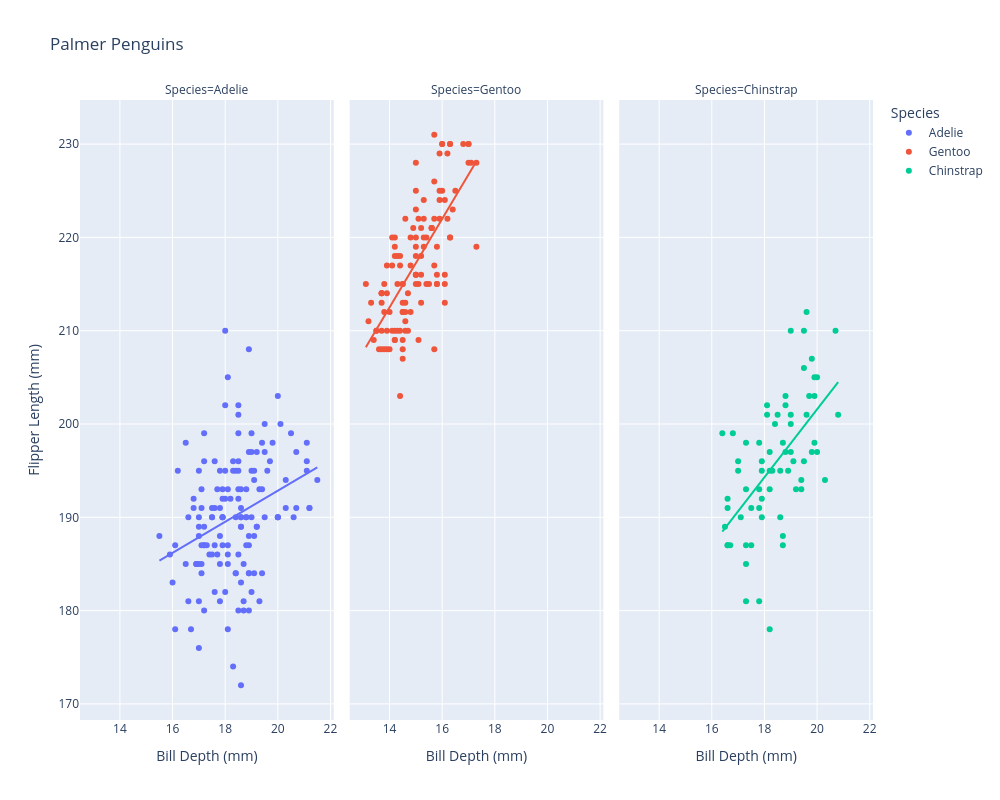

The cell this chart's notebook holds for it:
### Markdown cell above
### Facetting

We can use this to analyze certain sections of the dataset.

### Code cell
fig = px.scatter(df, x="bill_depth_mm", y = "flipper_length_mm", 
                 
                 # In addition to the points defined above, if you any other information displayed on the hover label
                 hover_data=['body_mass_g'],

                 # Adjusts color according to this variable in the data
                 color = 'species',

                 # Title setting
                 title="Palmer Penguins",

                 # The labels section below changes the names of the labels from the dataset to make it clearer. This also changes axis labels
                 labels={
                     "bill_length_mm": "Bill Length (mm)",
                     "bill_depth_mm": "Bill Depth (mm)",
                     "species": "Species",
                     "flipper_length_mm" : "Flipper Length (mm)",
                     "body_mass_g" : "Body Mass (g)"
                 },

                 # Adjust the size to make the plot look more clean
                 width=1000, height=800,

                 # Splits the columns according to this variable
                 facet_col="species",

                 # Splits the rows according to this variable
                 # facet_row = "species"

                 trendline = 'ols'

                 )

fig.show()

### Figure 1 — Plotly figure (JSON) as saved in the notebook; plotly's stock layout.template omitted (floating-point values rounded to 4 significant figures; data arrays with more than 128 entries replaced by an {"elided": "..."} marker saying what was removed)
{"data": [{"customdata": {"elided": "146x1 float values"}, "hovertemplate": "Species=Adelie<br>Bill Depth (mm)=%{x}<br>Flipper Length (mm)=%{y}<br>Body Mass (g)=%{customdata[0]}<extra></extra>", "legendgroup": "Adelie", "marker": {"color": "#636efa", "symbol": "circle"}, "mode": "markers", "name": "Adelie", "orientation": "v", "showlegend": true, "type": "scatter", "x": {"elided": "146 float values"}, "xaxis": "x", "y": {"elided": "146 float values"}, "yaxis": "y"}, {"hovertemplate": "<b>OLS trendline</b><br>flipper_length_mm = 1.66288 * bill_depth_mm + 159.593<br>R<sup>2</sup>=0.096657<br><br>Species=Adelie<br>Bill Depth (mm)=%{x}<br>Flipper Length (mm)=%{y} <b>(trend)</b><extra></extra>", "legendgroup": "Adelie", "marker": {"color": "#636efa", "symbol": "circle"}, "mode": "lines", "name": "Adelie", "showlegend": false, "type": "scatter", "x": {"elided": "146 float values"}, "xaxis": "x", "y": {"elided": "146 float values"}, "yaxis": "y"}, {"customdata": [[4500.0], [5700.0], [4450.0], [5700.0], [5400.0], [4550.0], [4800.0], [5200.0], [4400.0], [5150.0], [4650.0], [5550.0], [4650.0], [5850.0], [4200.0], [5850.0], [4150.0], [6300.0], [4800.0], [5350.0], [5700.0], [5000.0], [4400.0], [5050.0], [5000.0], [5100.0], [5650.0], [4600.0], [5550.0], [5250.0], [4700.0], [5050.0], [6050.0], [5150.0], [5400.0], [4950.0], [5250.0], [4350.0], [5350.0], [3950.0], [5700.0], [4300.0], [4750.0], [5550.0], [4900.0], [4200.0], [5400.0], [5100.0], [5300.0], [4850.0], [5300.0], [4400.0], [5000.0], [4900.0], [5050.0], [4300.0], [5000.0], [4450.0], [5550.0], [4200.0], [5300.0], [4400.0], [5650.0], [4700.0], [5700.0], [5800.0], [4700.0], [5550.0], [4750.0], [5000.0], [5100.0], [5200.0], [4700.0], [5800.0], [4600.0], [6000.0], [4750.0], [5950.0], [4625.0], [5450.0], [4725.0], [5350.0], [4750.0], [5600.0], [4600.0], [5300.0], [4875.0], [5550.0], [4950.0], [5400.0], [4750.0], [5650.0], [4850.0], [5200.0], [4925.0], [4875.0], [4625.0], [5250.0], [4850.0], [5600.0], [4975.0], [5500.0], [5500.0], [4700.0], [5500.0], [4575.0], [5500.0], [5000.0], [5950.0], [4650.0], [5500.0], [4375.0], [5850.0], [6000.0], [4925.0], [4850.0], [5750.0], [5200.0], [5400.0]], "hovertemplate": "Species=Gentoo<br>Bill Depth (mm)=%{x}<br>Flipper Length (mm)=%{y}<br>Body Mass (g)=%{customdata[0]}<extra></extra>", "legendgroup": "Gentoo", "marker": {"color": "#EF553B", "symbol": "circle"}, "mode": "markers", "name": "Gentoo", "orientation": "v", "showlegend": true, "type": "scatter", "x": [13.2, 16.3, 14.1, 15.2, 14.5, 13.5, 14.6, 15.3, 13.4, 15.4, 13.7, 16.1, 13.7, 14.6, 14.6, 15.7, 13.5, 15.2, 14.5, 15.1, 14.3, 14.5, 14.5, 15.8, 13.1, 15.1, 15.0, 14.3, 15.3, 15.3, 14.2, 14.5, 17.0, 14.8, 16.3, 13.7, 17.3, 13.6, 15.7, 13.7, 16.0, 13.7, 15.0, 15.9, 13.9, 13.9, 15.9, 13.3, 15.8, 14.2, 14.1, 14.4, 15.0, 14.4, 15.4, 13.9, 15.0, 14.5, 15.3, 13.8, 14.9, 13.9, 15.7, 14.2, 16.8, 16.2, 14.2, 15.0, 15.0, 15.6, 15.6, 14.8, 15.0, 16.0, 14.2, 16.3, 13.8, 16.4, 14.5, 15.6, 14.6, 15.9, 13.8, 17.3, 14.4, 14.2, 14.0, 17.0, 15.0, 17.1, 14.5, 16.1, 14.7, 15.7, 15.8, 14.6, 14.4, 16.5, 15.0, 17.0, 15.5, 15.0, 16.1, 14.7, 15.8, 14.0, 15.1, 15.2, 15.9, 15.2, 16.3, 14.1, 16.0, 16.2, 13.7, 14.3, 15.7, 14.8, 16.1], "xaxis": "x2", "y": [211.0, 230.0, 210.0, 218.0, 215.0, 210.0, 211.0, 219.0, 209.0, 215.0, 214.0, 216.0, 214.0, 213.0, 210.0, 217.0, 210.0, 221.0, 209.0, 222.0, 218.0, 215.0, 213.0, 215.0, 215.0, 215.0, 215.0, 210.0, 220.0, 222.0, 209.0, 207.0, 230.0, 220.0, 220.0, 213.0, 219.0, 208.0, 208.0, 208.0, 225.0, 210.0, 216.0, 222.0, 217.0, 210.0, 225.0, 213.0, 215.0, 210.0, 220.0, 210.0, 225.0, 217.0, 220.0, 208.0, 220.0, 208.0, 224.0, 208.0, 221.0, 214.0, 231.0, 219.0, 230.0, 229.0, 220.0, 223.0, 216.0, 221.0, 221.0, 217.0, 216.0, 230.0, 209.0, 220.0, 215.0, 223.0, 212.0, 221.0, 212.0, 224.0, 212.0, 228.0, 218.0, 218.0, 212.0, 230.0, 218.0, 228.0, 212.0, 224.0, 214.0, 226.0, 216.0, 222.0, 203.0, 225.0, 219.0, 228.0, 215.0, 228.0, 215.0, 210.0, 219.0, 208.0, 209.0, 216.0, 229.0, 213.0, 230.0, 217.0, 230.0, 222.0, 214.0, 215.0, 222.0, 212.0, 213.0], "yaxis": "y2"}, {"hovertemplate": "<b>OLS trendline</b><br>flipper_length_mm = 4.74634 * bill_depth_mm + 146.056<br>R<sup>2</sup>=0.505012<br><br>Species=Gentoo<br>Bill Depth (mm)=%{x}<br>Flipper Length (mm)=%{y} <b>(trend)</b><extra></extra>", "legendgroup": "Gentoo", "marker": {"color": "#EF553B", "symbol": "circle"}, "mode": "lines", "name": "Gentoo", "showlegend": false, "type": "scatter", "x": [13.1, 13.2, 13.3, 13.4, 13.5, 13.5, 13.6, 13.7, 13.7, 13.7, 13.7, 13.7, 13.7, 13.8, 13.8, 13.8, 13.9, 13.9, 13.9, 13.9, 14.0, 14.0, 14.1, 14.1, 14.1, 14.2, 14.2, 14.2, 14.2, 14.2, 14.2, 14.3, 14.3, 14.3, 14.4, 14.4, 14.4, 14.4, 14.5, 14.5, 14.5, 14.5, 14.5, 14.5, 14.5, 14.5, 14.6, 14.6, 14.6, 14.6, 14.6, 14.7, 14.7, 14.8, 14.8, 14.8, 14.9, 15.0, 15.0, 15.0, 15.0, 15.0, 15.0, 15.0, 15.0, 15.0, 15.0, 15.1, 15.1, 15.1, 15.2, 15.2, 15.2, 15.2, 15.3, 15.3, 15.3, 15.3, 15.4, 15.4, 15.5, 15.6, 15.6, 15.6, 15.7, 15.7, 15.7, 15.7, 15.7, 15.8, 15.8, 15.8, 15.8, 15.9, 15.9, 15.9, 15.9, 16.0, 16.0, 16.0, 16.1, 16.1, 16.1, 16.1, 16.2, 16.2, 16.3, 16.3, 16.3, 16.3, 16.4, 16.5, 16.8, 17.0, 17.0, 17.0, 17.1, 17.3, 17.3], "xaxis": "x2", "y": [208.2, 208.7, 209.2, 209.7, 210.1, 210.1, 210.6, 211.1, 211.1, 211.1, 211.1, 211.1, 211.1, 211.6, 211.6, 211.6, 212.0, 212.0, 212.0, 212.0, 212.5, 212.5, 213.0, 213.0, 213.0, 213.5, 213.5, 213.5, 213.5, 213.5, 213.5, 213.9, 213.9, 213.9, 214.4, 214.4, 214.4, 214.4, 214.9, 214.9, 214.9, 214.9, 214.9, 214.9, 214.9, 214.9, 215.4, 215.4, 215.4, 215.4, 215.4, 215.8, 215.8, 216.3, 216.3, 216.3, 216.8, 217.3, 217.3, 217.3, 217.3, 217.3, 217.3, 217.3, 217.3, 217.3, 217.3, 217.7, 217.7, 217.7, 218.2, 218.2, 218.2, 218.2, 218.7, 218.7, 218.7, 218.7, 219.1, 219.1, 219.6, 220.1, 220.1, 220.1, 220.6, 220.6, 220.6, 220.6, 220.6, 221.0, 221.0, 221.0, 221.0, 221.5, 221.5, 221.5, 221.5, 222.0, 222.0, 222.0, 222.5, 222.5, 222.5, 222.5, 222.9, 222.9, 223.4, 223.4, 223.4, 223.4, 223.9, 224.4, 225.8, 226.7, 226.7, 226.7, 227.2, 228.2, 228.2], "yaxis": "y2"}, {"customdata": [[3500.0], [3900.0], [3650.0], [3525.0], [3725.0], [3950.0], [3250.0], [3750.0], [4150.0], [3700.0], [3800.0], [3775.0], [3700.0], [4050.0], [3575.0], [4050.0], [3300.0], [3700.0], [3450.0], [4400.0], [3600.0], [3400.0], [2900.0], [3800.0], [3300.0], [4150.0], [3400.0], [3800.0], [3700.0], [4550.0], [3200.0], [4300.0], [3350.0], [4100.0], [3600.0], [3900.0], [3850.0], [4800.0], [2700.0], [4500.0], [3950.0], [3650.0], [3550.0], [3500.0], [3675.0], [4450.0], [3400.0], [4300.0], [3250.0], [3675.0], [3325.0], [3950.0], [3600.0], [4050.0], [3350.0], [3450.0], [3250.0], [4050.0], [3800.0], [3525.0], [3950.0], [3650.0], [3650.0], [4000.0], [3400.0], [3775.0], [4100.0], [3775.0]], "hovertemplate": "Species=Chinstrap<br>Bill Depth (mm)=%{x}<br>Flipper Length (mm)=%{y}<br>Body Mass (g)=%{customdata[0]}<extra></extra>", "legendgroup": "Chinstrap", "marker": {"color": "#00cc96", "symbol": "circle"}, "mode": "markers", "name": "Chinstrap", "orientation": "v", "showlegend": true, "type": "scatter", "x": [17.9, 19.5, 19.2, 18.7, 19.8, 17.8, 18.2, 18.2, 18.9, 19.9, 17.8, 20.3, 17.3, 18.1, 17.1, 19.6, 20.0, 17.8, 18.6, 18.2, 17.3, 17.5, 16.6, 19.4, 17.9, 19.0, 18.4, 19.0, 17.8, 20.0, 16.6, 20.8, 16.7, 18.8, 18.6, 16.8, 18.3, 20.7, 16.6, 19.9, 19.5, 17.5, 19.1, 17.0, 17.9, 18.5, 17.9, 19.6, 18.7, 17.3, 16.4, 19.0, 17.3, 19.7, 17.3, 18.8, 16.6, 19.9, 18.8, 19.4, 19.5, 16.5, 17.0, 19.8, 18.1, 18.2, 19.0, 18.7], "xaxis": "x3", "y": [192.0, 196.0, 193.0, 188.0, 197.0, 198.0, 178.0, 197.0, 195.0, 198.0, 193.0, 194.0, 185.0, 201.0, 190.0, 201.0, 197.0, 181.0, 190.0, 195.0, 181.0, 191.0, 187.0, 193.0, 195.0, 197.0, 200.0, 200.0, 191.0, 205.0, 187.0, 201.0, 187.0, 203.0, 195.0, 199.0, 195.0, 210.0, 192.0, 205.0, 210.0, 187.0, 196.0, 196.0, 196.0, 201.0, 190.0, 212.0, 187.0, 198.0, 199.0, 201.0, 193.0, 203.0, 187.0, 197.0, 191.0, 203.0, 202.0, 194.0, 206.0, 189.0, 195.0, 207.0, 202.0, 193.0, 210.0, 198.0], "yaxis": "y3"}, {"hovertemplate": "<b>OLS trendline</b><br>flipper_length_mm = 3.64412 * bill_depth_mm + 128.697<br>R<sup>2</sup>=0.336566<br><br>Species=Chinstrap<br>Bill Depth (mm)=%{x}<br>Flipper Length (mm)=%{y} <b>(trend)</b><extra></extra>", "legendgroup": "Chinstrap", "marker": {"color": "#00cc96", "symbol": "circle"}, "mode": "lines", "name": "Chinstrap", "showlegend": false, "type": "scatter", "x": [16.4, 16.5, 16.6, 16.6, 16.6, 16.6, 16.7, 16.8, 17.0, 17.0, 17.1, 17.3, 17.3, 17.3, 17.3, 17.3, 17.5, 17.5, 17.8, 17.8, 17.8, 17.8, 17.9, 17.9, 17.9, 17.9, 18.1, 18.1, 18.2, 18.2, 18.2, 18.2, 18.3, 18.4, 18.5, 18.6, 18.6, 18.7, 18.7, 18.7, 18.8, 18.8, 18.8, 18.9, 19.0, 19.0, 19.0, 19.0, 19.1, 19.2, 19.4, 19.4, 19.5, 19.5, 19.5, 19.6, 19.6, 19.7, 19.8, 19.8, 19.9, 19.9, 19.9, 20.0, 20.0, 20.3, 20.7, 20.8], "xaxis": "x3", "y": [188.5, 188.8, 189.2, 189.2, 189.2, 189.2, 189.6, 189.9, 190.6, 190.6, 191.0, 191.7, 191.7, 191.7, 191.7, 191.7, 192.5, 192.5, 193.6, 193.6, 193.6, 193.6, 193.9, 193.9, 193.9, 193.9, 194.7, 194.7, 195.0, 195.0, 195.0, 195.0, 195.4, 195.7, 196.1, 196.5, 196.5, 196.8, 196.8, 196.8, 197.2, 197.2, 197.2, 197.6, 197.9, 197.9, 197.9, 197.9, 198.3, 198.7, 199.4, 199.4, 199.8, 199.8, 199.8, 200.1, 200.1, 200.5, 200.9, 200.9, 201.2, 201.2, 201.2, 201.6, 201.6, 202.7, 204.1, 204.5], "yaxis": "y3"}], "layout": {"annotations": [{"font": {}, "showarrow": false, "text": "Species=Adelie", "x": 0.16, "xanchor": "center", "xref": "paper", "y": 1, "yanchor": "bottom", "yref": "paper"}, {"font": {}, "showarrow": false, "text": "Species=Gentoo", "x": 0.5, "xanchor": "center", "xref": "paper", "y": 1, "yanchor": "bottom", "yref": "paper"}, {"font": {}, "showarrow": false, "text": "Species=Chinstrap", "x": 0.84, "xanchor": "center", "xref": "paper", "y": 1, "yanchor": "bottom", "yref": "paper"}], "height": 800, "legend": {"title": {"text": "Species"}, "tracegroupgap": 0}, "title": {"text": "Palmer Penguins"}, "width": 1000, "xaxis": {"anchor": "y", "domain": [0, 0.32], "title": {"text": "Bill Depth (mm)"}}, "xaxis2": {"anchor": "y2", "domain": [0.34, 0.66], "matches": "x", "title": {"text": "Bill Depth (mm)"}}, "xaxis3": {"anchor": "y3", "domain": [0.68, 1.0], "matches": "x", "title": {"text": "Bill Depth (mm)"}}, "yaxis": {"anchor": "x", "domain": [0, 1], "title": {"text": "Flipper Length (mm)"}}, "yaxis2": {"anchor": "x2", "domain": [0, 1], "matches": "y", "showticklabels": false}, "yaxis3": {"anchor": "x3", "domain": [0, 1], "matches": "y", "showticklabels": false}}}
